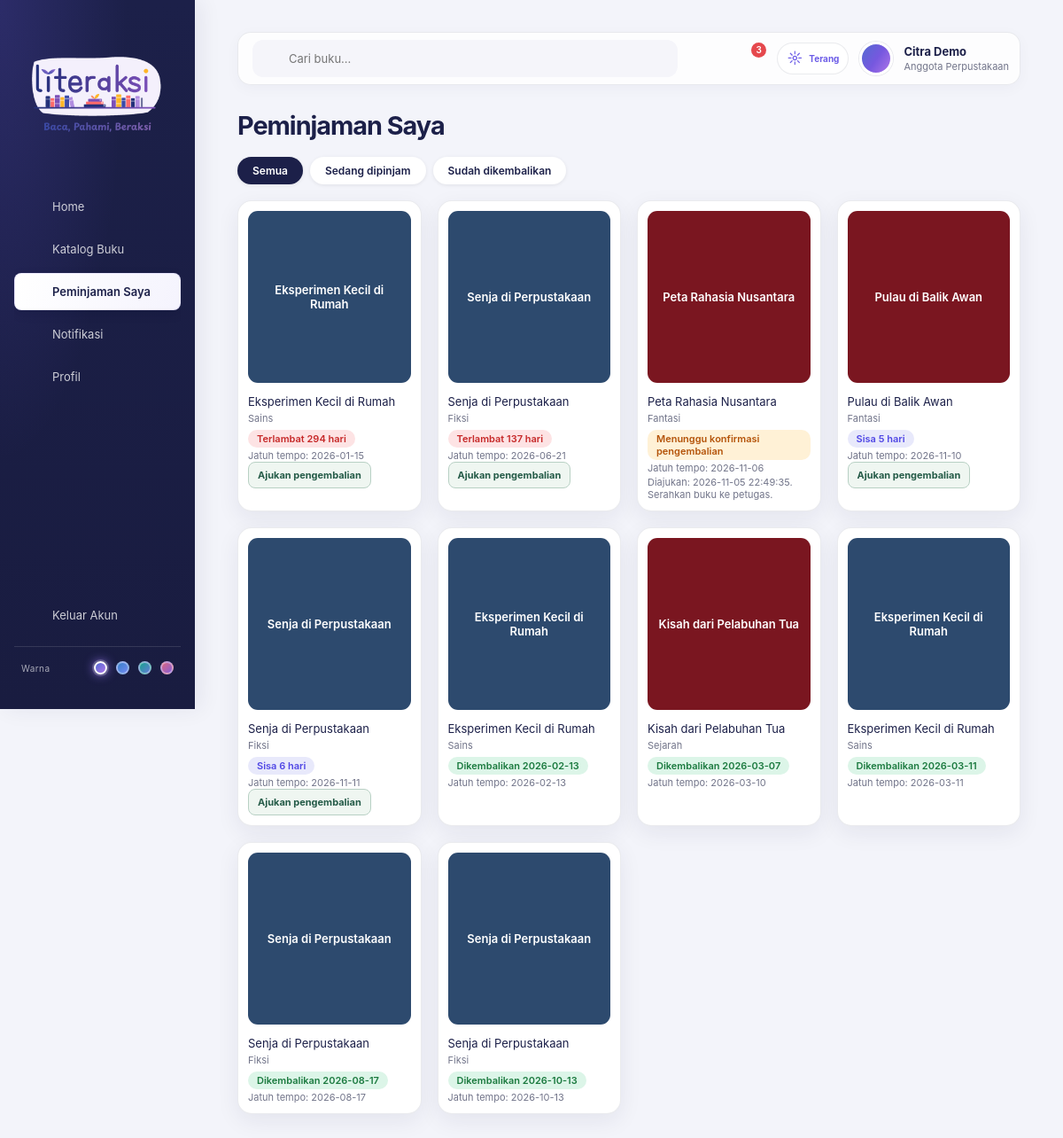
/peminjaman.php (signed in), run on the app's committed database.
### tables this page shows
CREATE TABLE IF NOT EXISTS `detail_peminjaman` (
    `id_detail` VARCHAR(10) NOT NULL,
    `id_peminjaman` VARCHAR(10) NOT NULL,
    `id_buku` VARCHAR(10) NOT NULL,
    `tgl_kembali` DATE DEFAULT NULL,
    `tgl_pengajuan_kembali` DATETIME DEFAULT NULL,
    `denda` DECIMAL(10,2) NOT NULL DEFAULT 0.00,
    PRIMARY KEY (`id_detail`),
    KEY `idx_detail_peminjaman` (`id_peminjaman`),
    KEY `idx_detail_buku` (`id_buku`),
    KEY `idx_detail_tgl_kembali` (`tgl_kembali`),
    KEY `idx_detail_tgl_pengajuan_kembali` (`tgl_pengajuan_kembali`),
    CONSTRAINT `fk_detail_peminjaman`
        FOREIGN KEY (`id_peminjaman`) REFERENCES `peminjaman` (`id_peminjaman`)
        ON UPDATE CASCADE ON DELETE CASCADE,
    CONSTRAINT `fk_detail_buku`
        FOREIGN KEY (`id_buku`) REFERENCES `buku` (`id_buku`)
        ON UPDATE CASCADE ON DELETE RESTRICT
);

CREATE TABLE IF NOT EXISTS `buku` (
    `id_buku` VARCHAR(10) NOT NULL,
    `judul` VARCHAR(200) NOT NULL,
    `id_kategori` VARCHAR(10) DEFAULT NULL,
    `id_penerbit` VARCHAR(10) DEFAULT NULL,
    PRIMARY KEY (`id_buku`),
    KEY `idx_buku_kategori` (`id_kategori`),
    KEY `idx_buku_penerbit` (`id_penerbit`),
    CONSTRAINT `fk_buku_kategori`
        FOREIGN KEY (`id_kategori`) REFERENCES `kategori` (`id_kategori`)
        ON UPDATE CASCADE ON DELETE SET NULL,
    CONSTRAINT `fk_buku_penerbit`
        FOREIGN KEY (`id_penerbit`) REFERENCES `penerbit` (`id_penerbit`)
        ON UPDATE CASCADE ON DELETE SET NULL
);

CREATE TABLE IF NOT EXISTS `kategori` (
    `id_kategori` VARCHAR(10) NOT NULL,
    `kategori` VARCHAR(100) NOT NULL,
    PRIMARY KEY (`id_kategori`)
);

CREATE TABLE IF NOT EXISTS `peminjaman` (
    `id_peminjaman` VARCHAR(10) NOT NULL,
    `NIS` VARCHAR(30) NOT NULL,
    `id_petugas` VARCHAR(10) NOT NULL,
    `tgl_peminjam` DATE NOT NULL,
    `tgl_jatuh_tempo` DATE NOT NULL,
    `status` VARCHAR(20) NOT NULL DEFAULT 'dipinjam',
    PRIMARY KEY (`id_peminjaman`),
    KEY `idx_peminjaman_nis` (`NIS`),
    KEY `idx_peminjaman_petugas` (`id_petugas`),
    KEY `idx_peminjaman_tgl_peminjam` (`tgl_peminjam`),
    KEY `idx_peminjaman_tgl_jatuh_tempo` (`tgl_jatuh_tempo`),
    CONSTRAINT `fk_peminjaman_siswa`
        FOREIGN KEY (`NIS`) REFERENCES `siswa` (`NIS`)
        ON UPDATE CASCADE ON DELETE CASCADE,
    CONSTRAINT `fk_peminjaman_petugas`
        FOREIGN KEY (`id_petugas`) REFERENCES `petugas` (`id_petugas`)
        ON UPDATE CASCADE ON DELETE RESTRICT
);

### config.php (called while the page is built, shortened)
<?php
function book_cover_url(string $id): ?string
{
    $directory = __DIR__ . '/uploads/book-covers/';
    $filename = hash('sha256', $id);
    foreach (['jpg', 'png', 'gif', 'webp', 'avif', 'bmp', 'ico'] as $extension) {
        $path = $directory . $filename . '.' . $extension;
    }
    return null;
}

### peminjaman.php (the view, shortened to what this page needs)
<?php
require 'config.php';
require 'layout.php';
$user = $_SESSION['literaksi_user'];
$nis  = $user['NIS'];
$filter = $_GET['status'] ?? 'semua';
$dCols = array_map('strtolower', $pdo->query('SHOW COLUMNS FROM detail_peminjaman')->fetchAll(PDO::FETCH_COLUMN));
$bCols = array_map('strtolower', $pdo->query('SHOW COLUMNS FROM buku')->fetchAll(PDO::FETCH_COLUMN));
$hasBuku = in_array('id_buku', $dCols, true) && in_array('id_buku', $bCols, true);
$select = 'p.id_peminjaman, p.tgl_jatuh_tempo, d.tgl_kembali,
           d.id_detail, d.tgl_pengajuan_kembali,
           DATEDIFF(p.tgl_jatuh_tempo, CURDATE()) AS sisa';
$join = '';
if ($hasBuku) {
    $select .= ', b.id_buku, b.judul, k.kategori';
    $join = 'LEFT JOIN buku b ON b.id_buku = d.id_buku
             LEFT JOIN kategori k ON k.id_kategori = b.id_kategori';
}
$sql = "SELECT $select
        FROM detail_peminjaman d
        JOIN peminjaman p ON p.id_peminjaman = d.id_peminjaman
        $join
        WHERE p.NIS = ?";
$sql .= ' ORDER BY (d.tgl_kembali IS NULL) DESC, p.tgl_jatuh_tempo ASC';
$q = $pdo->prepare($sql);
$q->execute([$nis]);
$loans = $q->fetchAll();
$palette = ['#5b8fc9', '#7a1620', '#2d4a6e', '#3b9a8f', '#6c5ce7', '#b5651d'];
function loan_status(array $r): array
{
    if ($r['tgl_kembali'] !== null) {
        return ['ok', 'Dikembalikan ' . $r['tgl_kembali']];
    }
    if ($r['tgl_pengajuan_kembali'] !== null) {
        return ['warn', 'Menunggu konfirmasi pengembalian'];
    }
    $sisa = (int) $r['sisa'];
    if ($sisa < 0)   return ['danger', 'Terlambat ' . abs($sisa) . ' hari'];
    return ['info', 'Sisa ' . $sisa . ' hari'];
}
$tabs = ['semua' => 'Semua', 'dipinjam' => 'Sedang dipinjam', 'kembali' => 'Sudah dikembalikan'];
?>
<!DOCTYPE html>
<html lang="id">
<head>
    <link rel="stylesheet" href="assets/css/style.css?v=<?= filemtime(__DIR__ . '/assets/css/style.css') ?>">
</head>
<body class="dash-body">
    <main class="main">
        <h3 class="page-title">Peminjaman Saya</h3>
        <div class="chips">
            <?php foreach ($tabs as $key => $label): ?>
                <a class="chip <?= $filter === $key ? 'active' : '' ?>"
                   href="peminjaman.php<?= $key === 'semua' ? '' : '?status=' . $key ?>"><?= $label ?></a>
            <?php endforeach; ?>
        </div>
        <div class="books">
            <?php foreach ($loans as $r):
                $judul = $hasBuku && !empty($r['judul']) ? $r['judul'] : 'Peminjaman #' . $r['id_peminjaman'];
                $coverUrl = !empty($r['id_buku']) ? book_cover_url((string) $r['id_buku']) : null;
                [$cls, $text] = loan_status($r);
            ?>
                <div class="book-card">
                    <div class="cover<?= $coverUrl !== null ? ' has-image' : '' ?>" style="background: <?= $palette[crc32($judul) % count($palette)] ?>">
                        <?php if ($coverUrl !== null): ?>
                            <img class="cover-image" src="<?= htmlspecialchars($coverUrl) ?>" alt="Sampul buku: <?= htmlspecialchars($judul) ?>">
                        <?php else: ?>
                            <span><?= htmlspecialchars($judul) ?></span>
                        <?php endif; ?>
                    </div>
                    <p class="book-title"><?= htmlspecialchars($judul) ?></p>
                    <?php if ($hasBuku && !empty($r['kategori'])): ?>
                        <p class="book-meta"><?= htmlspecialchars($r['kategori']) ?></p>
                    <?php endif; ?>
                    <span class="status <?= $cls ?>"><?= htmlspecialchars($text) ?></span>
                    <p class="book-meta">Jatuh tempo: <?= htmlspecialchars((string) $r['tgl_jatuh_tempo']) ?></p>
                    <?php if ($r['tgl_kembali'] === null && $r['tgl_pengajuan_kembali'] === null): ?>
                        <form method="post">
                            <button type="submit" class="admin-action">Ajukan pengembalian</button>
                        </form>
                    <?php elseif ($r['tgl_pengajuan_kembali'] !== null && $r['tgl_kembali'] === null): ?>
                        <p class="book-meta">Diajukan: <?= htmlspecialchars($r['tgl_pengajuan_kembali']) ?>. Serahkan buku ke petugas.</p>
                    <?php endif; ?>
                </div>
            <?php endforeach; ?>
        </div>
    </main>
</body>
</html>

### assets/css/style.css (style rules this page uses)
* { box-sizing: border-box; margin: 0; padding: 0; }
:root { --navy: #1c2049; --purple: #6c5ce7; --lilac: #a99cf5; --btn: #6b7ac9; --link: #1da1f2; }
body { font-family: "Poppins", "Inter", Arial, sans-serif; }
.dash-body { display: flex; min-height: 100vh; background: #f4f5fa; color: var(--navy); }
.main { flex: 1; padding: 20px 28px; min-width: 0; }
.books { display: grid; grid-template-columns: repeat(auto-fill, minmax(150px, 1fr)); gap: 16px; }
.book-card { background: #fff; border-radius: 10px; padding: 10px; box-shadow: 0 1px 4px rgba(0,0,0,.08); text-decoration: none; color: inherit; display: block; transition: transform .15s, box-shadow .15s; }
.cover { height: 170px; border-radius: 6px; color: #fff; display: flex; align-items: center; justify-content: center; text-align: center; padding: 10px; font-size: 13px; font-weight: 600; }
.book-title { font-size: 12px; margin-top: 8px; }
.book-meta { font-size: 11px; color: #777; margin-top: 2px; }
.info { display: grid; grid-template-columns: 80px 1fr; gap: 8px 10px; font-size: 12px; }
.page-title { font-size: 20px; margin-bottom: 14px; }
.chips { display: flex; flex-wrap: wrap; gap: 8px; margin-bottom: 18px; }
.chip { background: #fff; color: var(--navy); text-decoration: none; font-size: 12px; font-weight: 600; padding: 7px 16px; border-radius: 18px; box-shadow: 0 1px 4px rgba(0,0,0,.08); border: 1px solid transparent; }
.chip.active { background: var(--navy); color: #fff; }
.status { display: inline-block; margin-top: 6px; font-size: 11px; font-weight: 600; padding: 3px 10px; border-radius: 10px; }
.status.ok { background: #dcf5e8; color: #1b7a3f; }
.status.danger { background: #fde3e4; color: #c62828; }
.status.warn { background: #fff1d6; color: #b45309; }
.status.info { background: #e8e9fb; color: #4f46e5; }
.admin-action { border: 1px solid #b8d0c4; border-radius: 4px; background: #eff6f1; color: #255b48; cursor: pointer; font: inherit; font-size: 11px; font-weight: 700; padding: 7px 10px; white-space: nowrap; }
:root { color-scheme: light; --page: #f3f4fa; --surface: #fff; --ink-muted: #72758a; --line: rgba(28, 32, 73, .09); --shadow-soft: 0 8px 26px rgba(28, 32, 73, .07); --shadow-raised: 0 16px 38px rgba(28, 32, 73, .12); --radius-card: 16px; --radius-control: 10px; }
html { min-height: 100%; scroll-behavior: smooth; }
body { color: var(--navy); text-rendering: optimizeLegibility; -webkit-font-smoothing: antialiased; }
button, input, select, textarea { font: inherit; }
button, a { -webkit-tap-highlight-color: transparent; }
.dash-body { background: var(--page); }
.main { padding: clamp(20px, 3vw, 38px) clamp(20px, 4vw, 52px); }
.page-title, .notification-heading { letter-spacing: -.035em; }
.page-title { margin-bottom: 18px; font-size: clamp(23px, 2.4vw, 30px); }
.stat-card, .book-card, .notif, .card, .profile-head, .table-wrap { border: 1px solid var(--line); border-radius: var(--radius-card); background: var(--surface); box-shadow: var(--shadow-soft); }
.books { grid-template-columns: repeat(auto-fill, minmax(168px, 1fr)); gap: 18px; }
.book-card { overflow: hidden; padding: 11px; transition: transform .2s, box-shadow .2s, border-color .2s; }
.cover { height: 194px; border-radius: 11px; }
.book-title { margin-top: 12px; font-size: 13px; line-height: 1.45; }
.book-meta { color: var(--ink-muted); }
.admin-action { border-radius: 8px; }
html { --accent-rgb: 108, 92, 231; --accent-gradient: linear-gradient(125deg, #536bd1 0%, #7658df 52%, #ad75e8 100%); }

### data on the page
detail_peminjaman: id_buku.judul "Eksperimen Kecil di Rumah", kategori.kategori "Sains", text "Terlambat 294 hari", id_peminjaman.tgl_jatuh_tempo "2026-01-15"
detail_peminjaman: id_buku.judul "Senja di Perpustakaan", kategori.kategori "Fiksi", text "Terlambat 137 hari", id_peminjaman.tgl_jatuh_tempo "2026-06-21"
detail_peminjaman: id_buku.judul "Peta Rahasia Nusantara", kategori.kategori "Fantasi", text "Menunggu konfirmasi pengembalian", id_peminjaman.tgl_jatuh_tempo "2026-11-06", tgl_pengajuan_kembali "2026-11-05 22:49:35"
detail_peminjaman: id_buku.judul "Pulau di Balik Awan", kategori.kategori "Fantasi", text "Sisa 5 hari", id_peminjaman.tgl_jatuh_tempo "2026-11-10"
detail_peminjaman: id_buku.judul "Senja di Perpustakaan", kategori.kategori "Fiksi", text "Sisa 6 hari", id_peminjaman.tgl_jatuh_tempo "2026-11-11"
detail_peminjaman: id_buku.judul "Eksperimen Kecil di Rumah", kategori.kategori "Sains", text "Dikembalikan 2026-02-13", id_peminjaman.tgl_jatuh_tempo "2026-02-13"
detail_peminjaman: id_buku.judul "Kisah dari Pelabuhan Tua", kategori.kategori "Sejarah", text "Dikembalikan 2026-03-07", id_peminjaman.tgl_jatuh_tempo "2026-03-10"
detail_peminjaman: id_buku.judul "Eksperimen Kecil di Rumah", kategori.kategori "Sains", text "Dikembalikan 2026-03-11", id_peminjaman.tgl_jatuh_tempo "2026-03-11"
detail_peminjaman: id_buku.judul "Senja di Perpustakaan", kategori.kategori "Fiksi", text "Dikembalikan 2026-08-17", id_peminjaman.tgl_jatuh_tempo "2026-08-17"
detail_peminjaman: id_buku.judul "Senja di Perpustakaan", kategori.kategori "Fiksi", text "Dikembalikan 2026-10-13", id_peminjaman.tgl_jatuh_tempo "2026-10-13"

### other printed values
$label "Home"
$label "Katalog Buku"
$label "Peminjaman Saya"
$label "Notifikasi"
$label "Profil"
$badge "3"
$user['nama'] "Citra Demo"
$label "Semua"
$label "Sedang dipinjam"
$label "Sudah dikembalikan"
